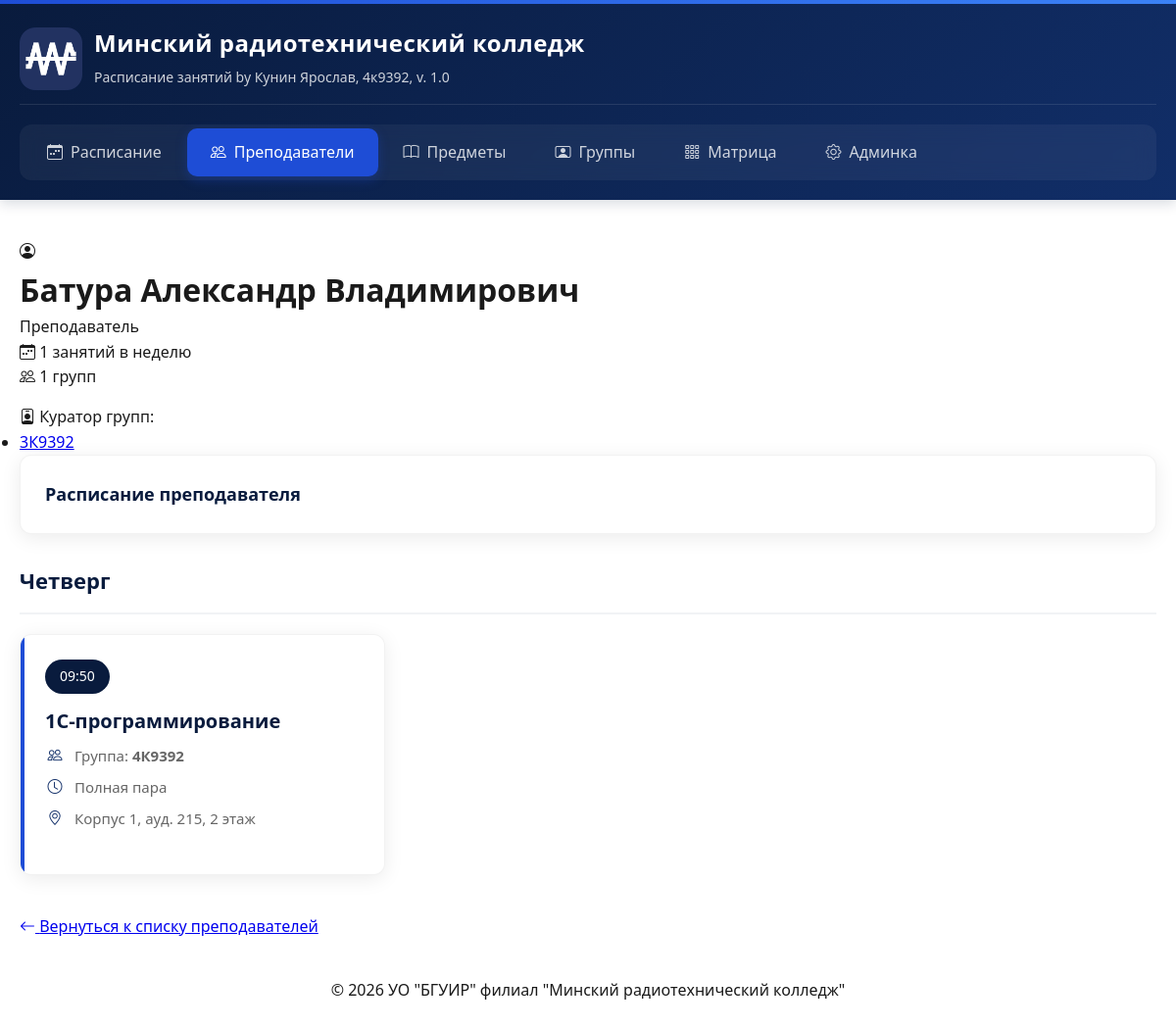
The page /teachers/1/ on the database its author committed.
### schedule/models.py (models this page shows, shortened)
class Teacher(models.Model):
    name = models.CharField(max_length=100)

class Group(models.Model):
    name = models.CharField(max_length=50)
    specialty = models.CharField(max_length=255, blank=True)
    curator = models.ForeignKey(
        Teacher,
        on_delete=models.SET_NULL,
        null=True,
        blank=True,
        related_name='curated_groups'
    )

class Schedule(models.Model):
    DAYS = [
        ('Пн', 'Понедельник'),
        ('Вт', 'Вторник'),
        ('Ср', 'Среда'),
        ('Чт', 'Четверг'),
        ('Пт', 'Пятница'),
        ('Сб', 'Суббота'),
    ]
    group = models.ForeignKey(Group, on_delete=models.CASCADE)
    subject = models.ForeignKey(Subject, on_delete=models.CASCADE)
    teacher = models.ForeignKey(Teacher, on_delete=models.CASCADE)
    day_of_week = models.CharField(max_length=10, choices=DAYS)
    duration = models.CharField(
        max_length=10,
        choices=[
            ('half1', '1 половина'),
            ('half2', '2 половина'),
            ('full', 'Полная пара'),
        ],
        default='full'
    )
    time = models.TimeField()
    start_time = models.TimeField(blank=True, null=True)
    end_time = models.TimeField(blank=True, null=True)
    classroom_number = models.CharField(max_length=20, verbose_name="Номер аудитории", blank=True)
    classroom_floor = models.IntegerField(verbose_name="Этаж", blank=True, null=True)
    building = models.CharField(max_length=50, verbose_name="Корпус", blank=True)
    def get_classroom_full(self):
        parts = []
        if self.building:
            parts.append(f"Корпус {self.building}")
        if self.classroom_number:
            parts.append(f"ауд. {self.classroom_number}")
        if self.classroom_floor:
            parts.append(f"{self.classroom_floor} этаж")
        return ", ".join(parts) if parts else "Не указана"
    class Meta:
        ordering = ['day_of_week', 'time']

class Subject(models.Model):
    title = models.CharField(max_length=100)

### schedule/views.py (the view)
# urls.py: path('teachers/<int:teacher_id>/', views.teacher_detail, name='teacher_detail'),
def teacher_detail(request, teacher_id):
    teacher = get_object_or_404(Teacher, id=teacher_id)
    schedule = Schedule.objects.filter(teacher=teacher).order_by('day_of_week', 'time')
    schedule_by_day = {}
    for s in schedule:
        day = s.get_day_of_week_display()
        schedule_by_day.setdefault(day, []).append(s)
    return render(request, 'schedule/teacher_detail.html', {
        'teacher': teacher,
        'schedule_by_day': schedule_by_day,
    })

### schedule/templates/schedule/teacher_detail.html (shortened to what this page needs)
{% extends 'schedule/base.html' %}
{% block content %}
<div class="teacher-header">
    <div class="teacher-profile">
        <div class="teacher-avatar-large">
            <i class="bi bi-person-circle"></i>
        </div>
        <div class="teacher-main-info">
            <h1>{{ teacher.name }}</h1>
            <p class="teacher-title">Преподаватель</p>
            <div class="teacher-stats">
                <div class="stat-item">
                    <i class="bi bi-calendar-week"></i>
                    <span>{{ teacher.schedule_set.count }} занятий в неделю</span>
                </div>
                <div class="stat-item">
                    <i class="bi bi-people"></i>
                    <span>{{ teacher.schedule_set.values_list|length }} групп</span>
                </div>
            </div>
            {% if teacher.curated_groups.all %}
            <div class="teacher-stats" style="margin-top:15px;">
                <div class="stat-item">
                    <i class="bi bi-person-badge"></i>
                    <span>Куратор групп:</span>
                </div>
            </div>
            <ul>
                {% for group in teacher.curated_groups.all %}
                <li>
                    <a href="{% url 'group_detail' group.id %}">
                        {{ group.name }}
                    </a>
                </li>
                {% endfor %}
            </ul>
            {% endif %}
        </div>
    </div>
</div>
<div class="filter-card">
    <h2 class="filter-title">Расписание преподавателя</h2>
</div>
{% if schedule_by_day %}
    {% for day, lessons in schedule_by_day.items %}
    <div class="schedule-day">
        <div class="day-header">
            <h3 class="day-name">{{ day }}</h3>
        </div>
        <div class="lessons-grid">
            {% for lesson in lessons %}
            <div class="lesson-card">
                <span class="lesson-time">{{ lesson.time|time:"H:i" }}</span>
                <h4 class="lesson-subject">{{ lesson.subject.title }}</h4>
                <div class="lesson-meta">
                    <div class="meta-item">
                        <i class="bi bi-people"></i>
                        <span>Группа: <strong>{{ lesson.group.name }}</strong></span>
                    </div>
                    <div class="meta-item">
                        <i class="bi bi-clock"></i>
                        <span>
                            {% if lesson.duration == 'half1' %}
                                1 половина
                            {% elif lesson.duration == 'half2' %}
                                2 половина
                            {% else %}
                                Полная пара
                            {% endif %}
                        </span>
                    </div>
                    {% if lesson.get_classroom_full %}
                    <div class="meta-item">
                        <i class="bi bi-geo-alt"></i>
                        <span>{{ lesson.get_classroom_full }}</span>
                    </div>
                    {% endif %}
                </div>
            </div>
            {% endfor %}
        </div>
    </div>
    {% endfor %}
{% else %}
<div class="empty-state">
    <i class="bi bi-calendar-x"></i>
    <h3>Расписание не найдено</h3>
    <p>Для этого преподавателя нет занятий</p>
</div>
{% endif %}
<a href="{% url 'teachers' %}" class="back-btn">
    <i class="bi bi-arrow-left"></i>
    Вернуться к списку преподавателей
</a>
{% endblock %}

### schedule/static/schedule/css/style.css (style rules this page uses)
:root { --primary-dark: #091b3d; --primary-light: #112e68; --accent: #1e4dd6; --text-dark: #1a1a1a; --text-light: #ffffff; --bg-white: #ffffff; --bg-gray: #f8f9fa; --border-radius: 12px; --shadow: 0 4px 20px rgba(0, 0, 0, 0.08); --shadow-hover: 0 8px 30px rgba(0, 0, 0, 0.12); --transition: all 0.3s cubic-bezier(0.4, 0, 0.2, 1); }
* { margin: 0; padding: 0; box-sizing: border-box; }
body { font-family: 'Segoe UI', system-ui, -apple-system, sans-serif; background: var(--bg-white); color: var(--text-dark); line-height: 1.6; min-height: 100vh; }
.filter-card { background: var(--bg-white); border-radius: var(--border-radius); padding: 25px; margin-bottom: 30px; box-shadow: var(--shadow); border: 1px solid rgba(0, 0, 0, 0.05); }
.filter-title { font-size: 18px; font-weight: 600; color: var(--primary-dark); }
.schedule-day { margin-bottom: 40px; }
.day-header { display: flex; align-items: center; gap: 15px; margin-bottom: 20px; padding-bottom: 15px; border-bottom: 2px solid #f1f3f5; }
.day-name { font-size: 22px; font-weight: 700; color: var(--primary-dark); margin: 0; }
.lessons-grid { display: grid; grid-template-columns: repeat(auto-fill, minmax(300px, 1fr)); gap: 20px; }
.lesson-card { background: var(--bg-white); border-radius: var(--border-radius); padding: 25px; box-shadow: var(--shadow); border: 1px solid rgba(0, 0, 0, 0.05); transition: var(--transition); cursor: pointer; position: relative; overflow: hidden; }
.lesson-card::before { content: ''; position: absolute; left: 0; top: 0; height: 100%; width: 4px; background: var(--accent); border-radius: 2px 0 0 2px; }
.lesson-time { display: inline-block; background: var(--primary-dark); color: var(--text-light); padding: 6px 15px; border-radius: 20px; font-size: 14px; font-weight: 500; margin-bottom: 15px; }
.lesson-subject { font-size: 20px; font-weight: 600; color: var(--primary-dark); margin-bottom: 10px; line-height: 1.3; }
.lesson-meta { display: flex; flex-direction: column; gap: 8px; margin-bottom: 20px; }
.meta-item { display: flex; align-items: center; gap: 10px; color: #666; font-size: 15px; }
.meta-item i { color: var(--primary-light); width: 20px; text-align: center; }

### rows shown on the page
Teacher: name "Батура Александр Владимирович", schedule_set.count "1", schedule_set.values_list|length "1"
Group: name "3К9392"
Schedule: day "Четверг", time "09:50", subject "1C-программирование", group.name "4К9392", duration "Полная пара", get_classroom_full "Корпус 1, ауд. 215, 2 этаж"
